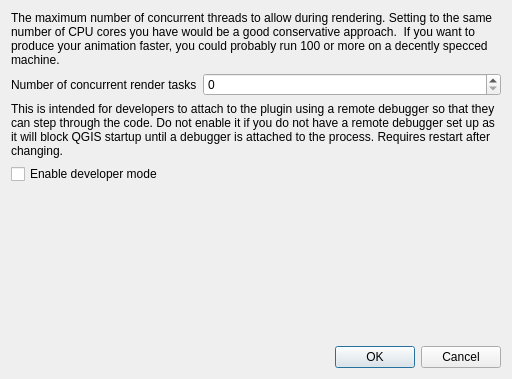
<?xml version="1.0" encoding="UTF-8"?>
<ui version="4.0">
 <class>workbench_settings_base</class>
 <widget class="QDialog" name="workbench_settings_base">
  <property name="geometry">
   <rect>
    <x>0</x>
    <y>0</y>
    <width>512</width>
    <height>379</height>
   </rect>
  </property>
  <property name="windowTitle">
   <string>QGIS Animation Workbench Settings</string>
  </property>
  <layout class="QGridLayout" name="gridLayout">
   <item row="0" column="0" colspan="3">
    <widget class="QLabel" name="thread_pool_description">
     <property name="text">
      <string>The maximum number of concurrent threads to allow during rendering. Setting to the same number of CPU cores you have would be a good conservative approach.  If you want to produce your animation faster, you could probably run 100 or more on a decently specced machine.</string>
     </property>
     <property name="wordWrap">
      <bool>true</bool>
     </property>
    </widget>
   </item>
   <item row="1" column="0">
    <widget class="QLabel" name="label_thread_pool_size">
     <property name="text">
      <string>Number of concurrent render tasks</string>
     </property>
    </widget>
   </item>
   <item row="1" column="1" colspan="2">
    <widget class="QSpinBox" name="spin_thread_pool_size"/>
   </item>
   <item row="2" column="0" colspan="3">
    <widget class="QLabel" name="debug_mode_description">
     <property name="text">
      <string>This is intended for developers to attach to the plugin using a remote debugger so that they can step through the code. Do not enable it if you do not have a remote debugger set up as it will block QGIS startup until a debugger is attached to the process. Requires restart after changing.</string>
     </property>
     <property name="wordWrap">
      <bool>true</bool>
     </property>
    </widget>
   </item>
   <item row="3" column="0" colspan="2">
    <widget class="QCheckBox" name="debug_mode_checkbox">
     <property name="text">
      <string>Enable developer mode</string>
     </property>
    </widget>
   </item>
   <item row="4" column="1">
    <spacer name="verticalSpacer">
     <property name="orientation">
      <enum>Qt::Vertical</enum>
     </property>
     <property name="sizeHint" stdset="0">
      <size>
       <width>20</width>
       <height>40</height>
      </size>
     </property>
    </spacer>
   </item>
   <item row="5" column="2">
    <widget class="QDialogButtonBox" name="button_box">
     <property name="orientation">
      <enum>Qt::Horizontal</enum>
     </property>
     <property name="standardButtons">
      <set>QDialogButtonBox::Cancel|QDialogButtonBox::Ok</set>
     </property>
    </widget>
   </item>
  </layout>
 </widget>
 <resources/>
 <connections>
  <connection>
   <sender>button_box</sender>
   <signal>accepted()</signal>
   <receiver>workbench_settings_base</receiver>
   <slot>accept()</slot>
   <hints>
    <hint type="sourcelabel">
     <x>248</x>
     <y>254</y>
    </hint>
    <hint type="destinationlabel">
     <x>157</x>
     <y>274</y>
    </hint>
   </hints>
  </connection>
  <connection>
   <sender>button_box</sender>
   <signal>rejected()</signal>
   <receiver>workbench_settings_base</receiver>
   <slot>reject()</slot>
   <hints>
    <hint type="sourcelabel">
     <x>316</x>
     <y>260</y>
    </hint>
    <hint type="destinationlabel">
     <x>286</x>
     <y>274</y>
    </hint>
   </hints>
  </connection>
 </connections>
</ui>
